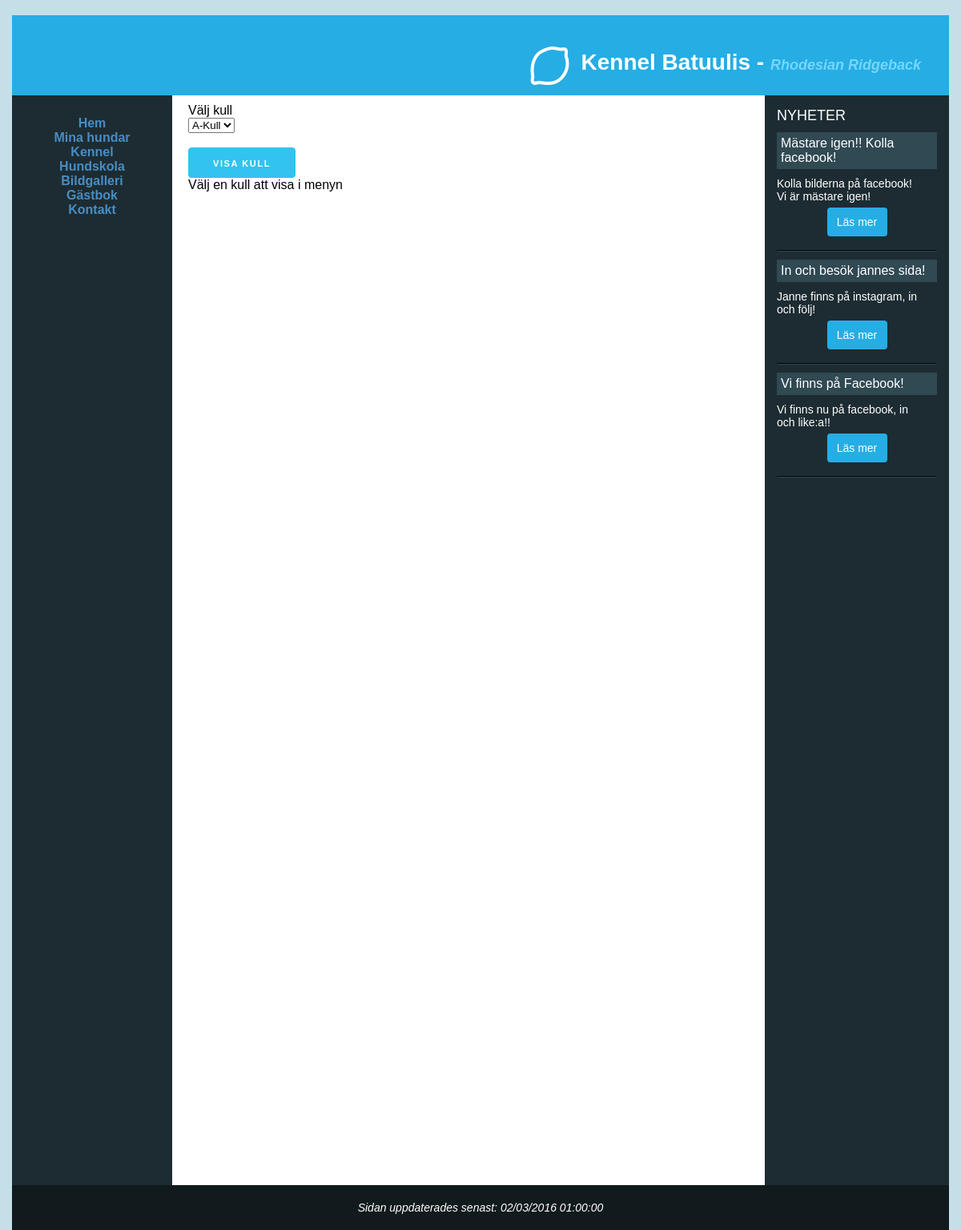
Screenshot of /dogs.php with the database file from the repository.
### tables this page shows
CREATE TABLE NewsFeed (
    `NewsTitle` varchar(255) NOT NULL,
    `CreatedAt` DATETIME NOT NULL,
    `Description` varchar(255),
    `NewsImagePath` varchar(255),
    `NewsLink` varchar(255),
    PRIMARY KEY (`NewsTitle`,`CreatedAt`)
);

### data/dbHelper.php (called while the page is built, shortened)
<?php
function result($err, $data){
	return array('err' => $err, 'data' => $data);
}
function createConnection(){
	$localhost = true;
	$db = null;
	if ($localhost){
		$db = new PDO("mysql:host=127.0.0.1;dbname=OperationDoge;charset=utf8mb4;", "root", "root");
	} else {
		$db = new PDO("mysql:host=mysqlsemi1.space2u.com;dbname=d36234_db6;", "d36234-db6", "jn9MGrOC");
	}
	$db->setAttribute( PDO::ATTR_ERRMODE, PDO::ERRMODE_EXCEPTION);
	return $db;
}
function createStatement($conn, $q, $p){
	$statement = $conn->prepare($q);
	$statement->setFetchMode(PDO::FETCH_ASSOC);
	return $statement;
}
function fetchAll($statement){
	return $statement->fetchAll();
}
function query($q, $p = NULL, $single = false){
	$err = null;
	$data = null;
	try {
		$conn = createConnection();
		$statement = createStatement($conn, $q, $p);
		$statement->execute($p);
		$data = ($single ? fetch($statement) : fetchAll($statement));
	} catch(PDOException $e){
		$err = $e;
	}
	return result($err, $data);
}
?>

### aside.php (the view, shortened to what this page needs)
<aside>
	<span class="aside-title">Nyheter</span>
	<?php
	$result = query("SELECT NewsTitle, CreatedAt, Description, NewsImagePath, NewsLink FROM NewsFeed ORDER BY CreatedAt DESC LIMIT 3");
	$newsFeedData = $result['data'];
	foreach($newsFeedData as $key => $n){
		echo '<div class="sidebar-item">';
		echo '<div class="news-title">';
		echo $n['NewsTitle'];
		echo '</div>';
		echo '<div class="news-desc">';
		echo $n['Description'];
		echo '</div>';
		if(strlen($n['NewsLink']) > 0){
			echo '<br><a href="'.$n['NewsLink'].'" class="news-more">Läs mer</a>';
		}
		echo '<hr class="newsfeed-sep">';
		echo '</div>';
	}
	?>
</aside>

### css/style.css (style rules this page uses)
body { background: #c5dfe9; color: #330000; font-family: "Verdana", "Arial", sans-serif; }
body, html { height: 100%; }
nav, main, aside { min-height: 500px; }
header, nav, main, aside, time { display: block; }
aside { float: right; padding: 15px; font-size: 14px; width: 200px; color: #fff; height: 100%; }
aside a { color: #478dc4; }
.aside-title { font-size: 18px; margin-left: 0; text-transform: uppercase; }
.news-title { font-size: 16px; background: #304953; padding: 5px; margin-top: 10px; margin-bottom: 10px; }
.news-more { position: relative; top: -10px; padding: 10px; border-radius: 4px; background: #26ade4; color: #fff; margin: 0 auto; display: block; max-width: 55px; text-align: center; text-decoration: none; }
.newsfeed-sep { border-color: #304953; }
.news-desc { word-wrap: break-word; text-align: justify; max-width: 180px; text-align: left; }

### rows the page displays
newsfeed: NewsTitle "Mästare igen!! Kolla facebook!", Description "Kolla bilderna på facebook! Vi är mästare igen!"
newsfeed: NewsTitle "In och besök jannes sida!", Description "Janne finns på instagram, in och följ!"
newsfeed: NewsTitle "Vi finns på Facebook!", Description "Vi finns nu på facebook, in och like:a!!"

### other values shown
form field puppylitter "A-Kull"
